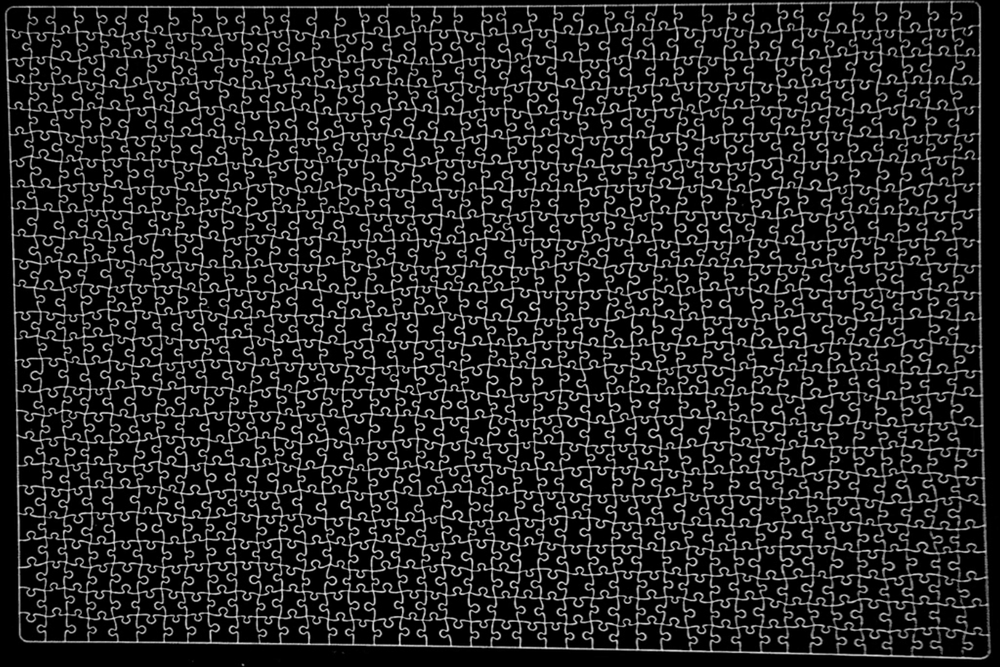
#> input picture data/boards/board_input_test/debug_import/normalized.png, 1000 x 667 px, shrunk from 3000 x 2000 before the run
$ python -i piece_detector.py   (imports and definitions only)
#> lines starting #> are read from the running program, lines starting #| are printed output that depends on the picture; after the words box and inside, x2 and y2 are one past the last pixel; in counts of white or black regions, pixels touching at a corner belong together
#> further down, picture is the input picture: shape (667, 1000, 3); min 0, max 246, mean 36.1
from __future__ import annotations

from typing import Any

import numpy as np

from .board_builder import contour_features
from .config import DetectorConfig


def lightness_channel(image: np.ndarray) -> np.ndarray:
    import cv2

    if image.ndim == 3:
        lab = cv2.cvtColor(image, cv2.COLOR_BGR2LAB)
#> lab: shape (667, 1000, 3); mean of channels 0, 1, 2 37.8, 128, 128
        return lab[:, :, 0]
    return image


def threshold_black(image: np.ndarray, gray_threshold: int, pre_blur_ksize: int = 5) -> np.ndarray:
#> called with gray_threshold = 85, pre_blur_ksize = 5
    import cv2

    L = lightness_channel(image)
    if pre_blur_ksize > 1:
        ksize = int(pre_blur_ksize)
        if ksize % 2 == 0:
            ksize += 1
        L = cv2.GaussianBlur(L, (ksize, ksize), 0)
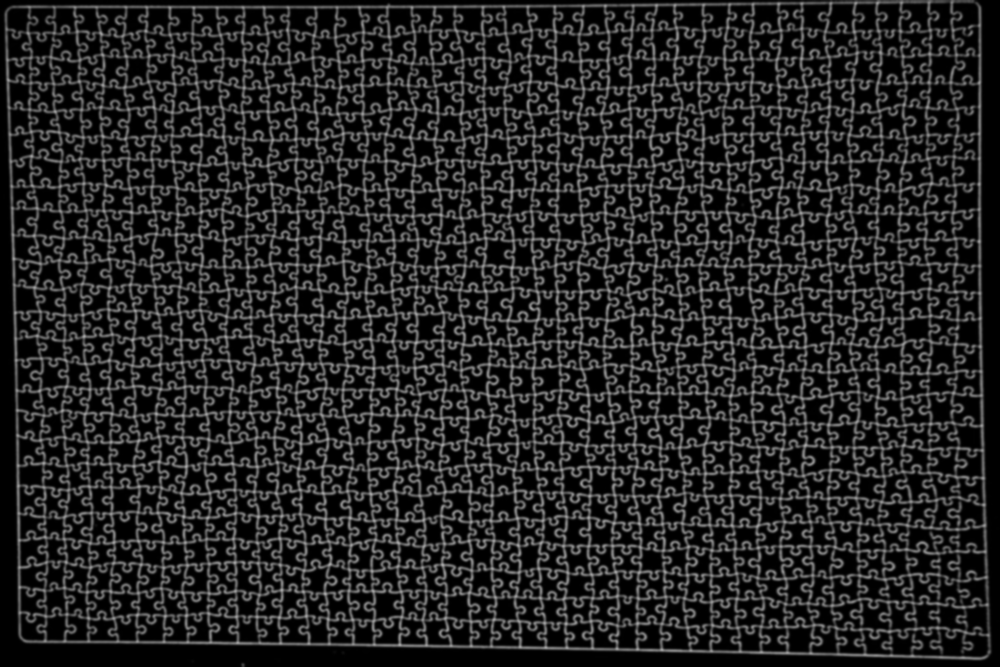
#> L: shape (667, 1000); min 0, max 173, mean 37.8
    _, mask = cv2.threshold(L, gray_threshold, 255, cv2.THRESH_BINARY_INV)
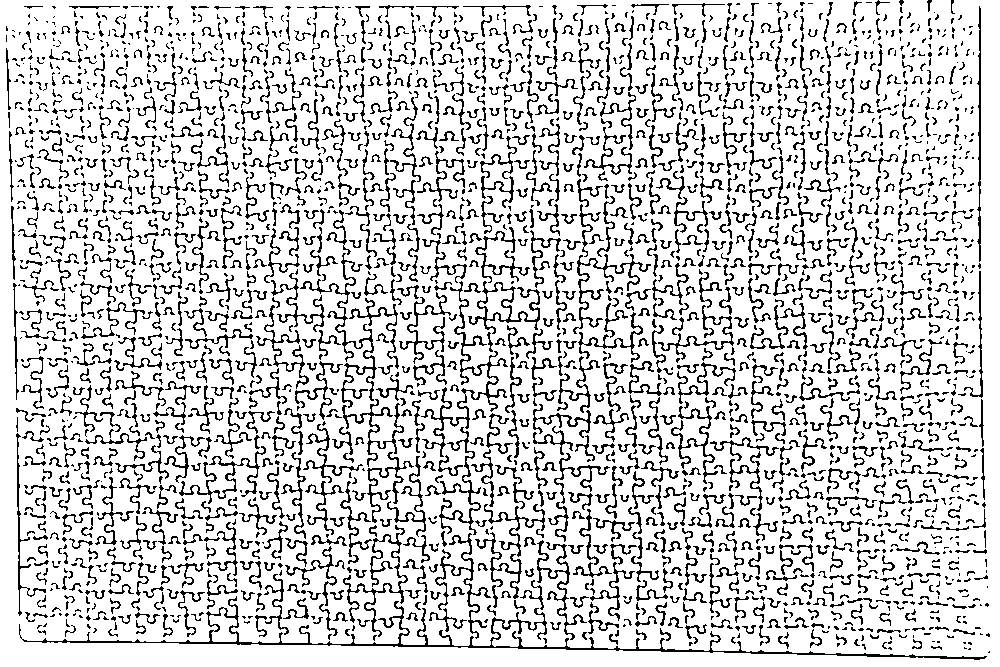
#> mask: shape (667, 1000); 81.9% white; black in thin lines or dots
#> in clean_black_mask, `closed = cv2.morphologyEx(mask, cv2.MORPH_CLOSE, kernel, iterations=ma..`: closed: shape (667, 1000); every value is 255
    return mask


# [14 lines left out: function smooth_contour_gaussian, not called in this run]


def fill_mask_holes(mask: np.ndarray) -> np.ndarray:
    import cv2

    padded = cv2.copyMakeBorder(mask, 1, 1, 1, 1, cv2.BORDER_CONSTANT, value=0)
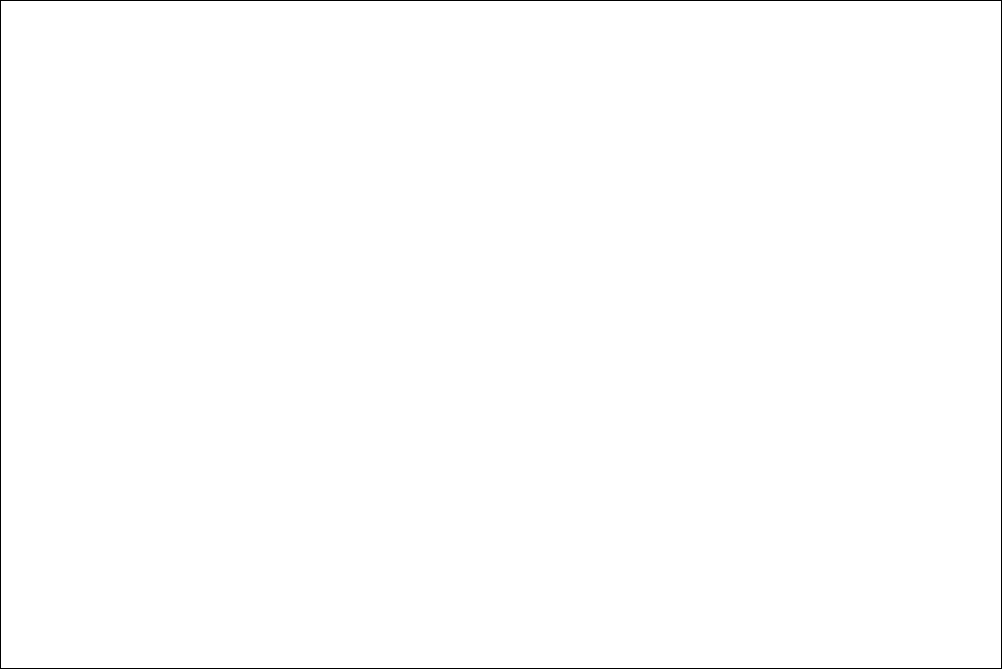
#> padded: shape (669, 1002); 99.5% white; black in thin lines or dots
    height, width = padded.shape[:2]
#> height = 669; width = 1002
    flood = padded.copy()
    flood_mask = np.zeros((height + 2, width + 2), dtype=np.uint8)
    cv2.floodFill(flood, flood_mask, (0, 0), 255)
#> flood: shape (669, 1002); 0.5% of pixels changed, all inside (x1, y1, x2, y2) = (0, 0, 1002, 669)
    holes = cv2.bitwise_not(flood)
#> holes: shape (669, 1002); every value is 0
    filled = cv2.bitwise_or(padded, holes)
    return filled[1:-1, 1:-1]


def clean_black_mask(mask: np.ndarray, kernel_size: int, close_iterations: int = 2) -> np.ndarray:
    import cv2

    kernel_size = max(1, int(kernel_size))
    if kernel_size % 2 == 0:
        kernel_size += 1
    kernel = cv2.getStructuringElement(cv2.MORPH_ELLIPSE, (kernel_size, kernel_size))
    closed = cv2.morphologyEx(mask, cv2.MORPH_CLOSE, kernel, iterations=max(1, close_iterations))
    return fill_mask_holes(closed)


def component_touches_border(bbox: tuple[int, int, int, int], image_shape: tuple[int, int], margin: int) -> bool:
    x, y, w, h = bbox
    height, width = image_shape
    return x <= margin or y <= margin or x + w >= width - margin or y + h >= height - margin


# [31 lines left out: function component_features, not called in this run]


def stats_component_features(
    component_id: int,
    stats: np.ndarray,
    mean_L: float,
    image_shape: tuple[int, int],
    border_margin: int,
) -> dict[str, Any]:
    import cv2

    x = int(stats[component_id, cv2.CC_STAT_LEFT])
    y = int(stats[component_id, cv2.CC_STAT_TOP])
    w = int(stats[component_id, cv2.CC_STAT_WIDTH])
    h = int(stats[component_id, cv2.CC_STAT_HEIGHT])
    area = float(stats[component_id, cv2.CC_STAT_AREA])
    bbox_area = float(w * h)
    aspect_ratio = float(w / h) if h else 0.0
    touches_border = component_touches_border((x, y, w, h), image_shape, border_margin)
    contour = np.array([[x, y], [x + w, y], [x + w, y + h], [x, y + h]], dtype=np.int32)

    return {
        "id": int(component_id),
        "area": area,
        "bbox": [x, y, w, h],
        "bbox_area": bbox_area,
        "aspect_ratio": aspect_ratio,
        "extent": 0.0,
        "hull_area": 0.0,
        "solidity": 0.0,
        "mean_L": float(mean_L),
        "touches_border": bool(touches_border),
        "contour": contour.tolist(),
    }


def cheap_reject_reasons(features: dict[str, Any], cfg: DetectorConfig) -> list[str]:
    reasons: list[str] = []
    _, _, w, h = features["bbox"]

    if features["area"] < cfg.min_piece_area:
        reasons.append("area_too_small")
    if features["area"] > cfg.max_piece_area:
        reasons.append("area_too_large")
    if w < cfg.min_bbox_width or h < cfg.min_bbox_height:
        reasons.append("bbox_too_small")
    if w > cfg.max_bbox_width or h > cfg.max_bbox_height:
        reasons.append("bbox_too_large")
    if not (cfg.aspect_ratio_min <= features["aspect_ratio"] <= cfg.aspect_ratio_max):
        reasons.append("aspect_ratio_out_of_range")
    if features["mean_L"] > cfg.max_piece_mean_L:
        reasons.append("mean_L_too_high")
    if cfg.reject_border_components and features["touches_border"]:
        reasons.append("touches_border")

    return reasons


# [24 lines left out: function reject_reasons, not called in this run]


def draw_component_overlay(
    image: np.ndarray,
    components: list[dict[str, Any]],
    mode: str = "all",
    label_min_area: float = 0.0,
) -> np.ndarray:
    import cv2

    output = image.copy()
    for component in components:
        rejected = bool(component.get("reject_reasons"))
        if mode == "kept" and rejected:
            continue
        if mode == "rejected" and not rejected:
            continue

        contour = np.asarray(component["contour"], dtype=np.int32).reshape(-1, 1, 2)
        color = (0, 190, 0) if not rejected else (0, 0, 255)
        cv2.drawContours(output, [contour], -1, color, 2)
        if rejected and component["area"] < label_min_area:
            continue
        x, y, _, _ = component["bbox"]
        if rejected:
            label = component["reject_reasons"][0]
        else:
            label = component.get("piece_id", f"component_{component['id']}")
        cv2.putText(output, label, (x, max(16, y - 6)), cv2.FONT_HERSHEY_SIMPLEX, 0.45, color, 1, cv2.LINE_AA)
    return output


def diagnosis_for_counts(raw_components: int, kept_pieces: int, cfg: DetectorConfig) -> str | None:
    if kept_pieces == 0 and raw_components > 0:
        return "filter_too_strict"
    if kept_pieces > cfg.expected_max_pieces:
        return "filter_too_loose_or_shadow_detected"
    return None


def detect_black_pieces(rectified_image: np.ndarray, config: DetectorConfig | None = None) -> tuple[list[dict[str, Any]], dict[str, Any]]:
    import cv2

    cfg = config or DetectorConfig()
    lightness = lightness_channel(rectified_image)
    raw_mask = threshold_black(rectified_image, cfg.gray_threshold, cfg.pre_blur_ksize)
    cleaned_mask = clean_black_mask(raw_mask, cfg.morphology_kernel_size, cfg.close_iterations)

    num_labels, labels, stats, _ = cv2.connectedComponentsWithStats(cleaned_mask, 8)
#> labels: shape (667, 1000) int32; every value is 1
#> num_labels = 2; stats = [[-1, 2147483647, 0, 0, 0], [0, 0, 1000, 667, 667000]]
    label_counts = np.bincount(labels.ravel(), minlength=num_labels).astype(np.float64)
#> label_counts = [0, 667000]
    lightness_sums = np.bincount(labels.ravel(), weights=lightness.ravel(), minlength=num_labels)
#> lightness_sums = [0, 25223501]
    mean_lightness = np.divide(lightness_sums, label_counts, out=np.zeros_like(lightness_sums), where=label_counts > 0)
#> mean_lightness = [0, 37.82]
    components: list[dict[str, Any]] = []
    pieces: list[dict[str, Any]] = []
    kept_mask = np.zeros_like(cleaned_mask)

    for component_id in range(1, num_labels):
        stats_features = stats_component_features(component_id, stats, mean_lightness[component_id], lightness.shape[:2], cfg.border_margin)
        cheap_reasons = cheap_reject_reasons(stats_features, cfg)
        if cheap_reasons:
            components.append({**stats_features, "reject_reasons": cheap_reasons})
            continue

        component_mask = np.zeros_like(cleaned_mask)
        component_mask[labels == component_id] = 255
        contours, _ = cv2.findContours(component_mask, cv2.RETR_EXTERNAL, cv2.CHAIN_APPROX_NONE)
        if not contours:
            continue

        contour = max(contours, key=cv2.contourArea)
        features = component_features(component_id, contour, component_mask, lightness, cfg.border_margin)
        reasons = reject_reasons(features, cfg)
        component = {
            **features,
            "contour": contour.reshape(-1, 2).astype(int).tolist(),
            "reject_reasons": reasons,
        }

        if reasons:
            components.append(component)
            continue

        # Smooth dense contour first, then simplify to avoid shape collapse
        smoothed_contour = smooth_contour_gaussian(contour, cfg.contour_smooth_sigma)
        epsilon = cfg.contour_epsilon_ratio * cv2.arcLength(smoothed_contour, True)
        smoothed_approx = cv2.approxPolyDP(smoothed_contour, epsilon, True) if epsilon > 0 else smoothed_contour
        feature_values = contour_features(smoothed_approx)
        piece = {
            "piece_id": f"piece_{len(pieces) + 1:03d}",
            "contour": smoothed_approx.reshape(-1, 2).astype(int).tolist(),
            "solidity": features["solidity"],
            "aspect_ratio": features["aspect_ratio"],
            "extent": features["extent"],
            "mean_L": features["mean_L"],
            "component_id": component_id,
            "features": {
                **feature_values,
                "aspect_ratio": features["aspect_ratio"],
                "extent": features["extent"],
                "solidity": features["solidity"],
                "mean_L": features["mean_L"],
            },
            **feature_values,
        }
        pieces.append(piece)
        kept_mask[labels == component_id] = 255
        components.append({**component, "piece_id": piece["piece_id"]})
#> this loop made 1 pass
#> (area in stats_component_features, bbox_area in stats_component_features, aspect_ratio in stats_component_features, touches_border in stats_component_features) on pass 1: (667000, 667000, 1.5, True)
#> kept_mask: shape (667, 1000); every value is 0
#> after the loop, components = 1 item; pieces = []

    pieces.sort(key=lambda item: item["area"], reverse=True)
    for index, piece in enumerate(pieces, start=1):
        piece["piece_id"] = f"piece_{index:03d}"
#> this loop made 0 passes

    kept_by_component = {piece["component_id"]: piece["piece_id"] for piece in pieces}
#> kept_by_component = 0 items
    for component in components:
        if not component["reject_reasons"] and component["id"] in kept_by_component:
            component["piece_id"] = kept_by_component[component["id"]]
#> this loop made 1 pass

    rejected_components = [
        {key: value for key, value in component.items() if key != "contour"}
        for component in components
        if component["reject_reasons"]
    ]
#> rejected_components = 1 item
    kept_components = [
        {
            "piece_id": piece["piece_id"],
            "area": piece["area"],
            "bbox": piece["bbox"],
            "center": piece["center"],
            "features": piece["features"],
        }
        for piece in pieces
    ]
#> kept_components = []
    raw_components = len(components)
#> raw_components = 1
    diagnosis = diagnosis_for_counts(raw_components, len(pieces), cfg)
#> diagnosis = 'filter_too_strict'
    debug = {
        "raw_components": raw_components,
        "kept_pieces": len(pieces),
        "rejected_components": rejected_components,
        "kept_components": kept_components,
        "diagnosis": diagnosis,
    }

    return pieces, {
        "black_mask": raw_mask,
        "raw_dark_mask": raw_mask,
        "cleaned_mask": cleaned_mask,
        "kept_mask": kept_mask,
        "all_components_overlay": draw_component_overlay(rectified_image, components, "all", cfg.debug_label_min_area),
        "rejected_components_overlay": draw_component_overlay(rectified_image, components, "rejected", cfg.debug_label_min_area),
        "kept_pieces_overlay": draw_component_overlay(rectified_image, components, "kept", cfg.debug_label_min_area),
        "debug": debug,
    }
#> the loop in draw_component_overlay, `for component in components:` made 1 pass
#> (rejected, contour, color, x, y, label) on pass 1: (True, [[0, 0], [1000, 0], [1000, 667], [0, 667]], (0, 0, 255), 0, 0, 'area_too_large')
#> after the loop in draw_component_overlay, `for component in components:`:
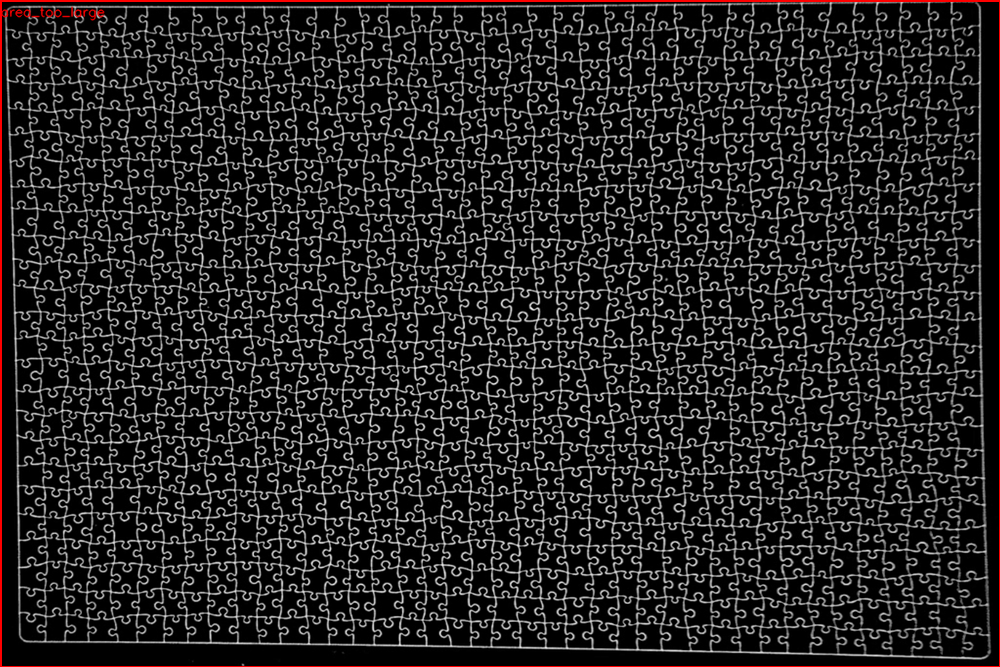
#> output: shape (667, 1000, 3); 0.85% of pixels changed, all inside (x1, y1, x2, y2) = (0, 0, 1000, 667)
#> the loop in draw_component_overlay (call 2), `for component in components:` made 1 pass

>>> import cv2
>>> picture = cv2.imread('../../data/boards/board_input_test/debug_import/normalized.png')
>>> result = detect_black_pieces(picture)
